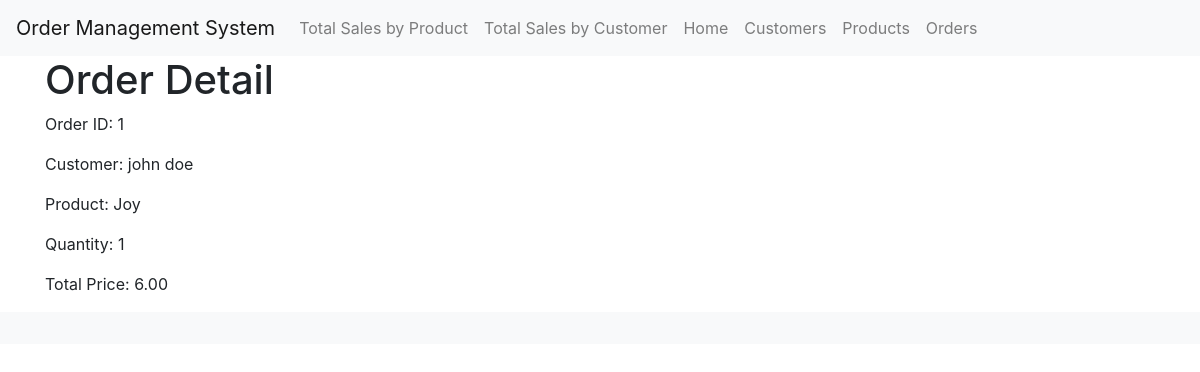
The page /orders/order_detail/1/ on the database its author committed.
### orders/models.py (models this page shows, shortened)
class Order(models.Model):
    customer = models.ForeignKey(Customer, on_delete=models.CASCADE)
    product = models.ForeignKey(Product, on_delete=models.CASCADE)
    quantity = models.PositiveIntegerField()
    total_price = models.DecimalField(max_digits=10, decimal_places=2, editable=False)
    order_date = models.DateTimeField(auto_now_add=True)

class Customer(models.Model):
    name = models.CharField(max_length=200)
    email = models.EmailField()
    phone = models.CharField(max_length=20)

class Product(models.Model):
    name = models.CharField(max_length=200)
    description = models.TextField()
    price = models.DecimalField(max_digits=10, decimal_places=2)

### orders/views.py (the view)
# urls.py: path('order_detail/<int:order_id>/', views.order_detail, name='order_detail'),
def order_detail(request, order_id):
    order = Order.objects.get(id=order_id)
    return render(request, 'orders/order_detail.html', {'order': order})

### templates/orders/order_detail.html
{% extends 'base_generic.html' %}
{% block content %}
  <h1>Order Detail</h1>
  <p>Order ID: {{ order.id }}</p>
  <p>Customer: {{ order.customer.name }}</p>
  <p>Product: {{ order.product.name }}</p>
  <p>Quantity: {{ order.quantity }}</p>
  <p>Total Price: {{ order.total_price }}</p>
{% endblock %}

### rows shown on the page
Order: id "1", customer.name "john doe", product.name "Joy", quantity "1", total_price "6.00"
